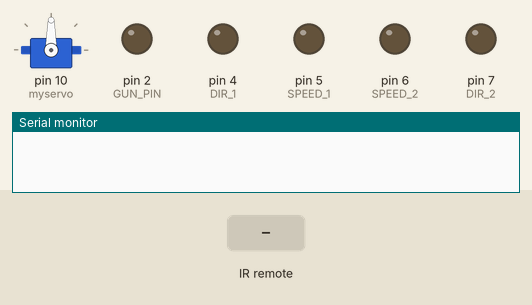
Bench run of a sketch on a simulated Arduino Uno, built with avr-gcc and run on an emulated ATmega328P. Parts: servo, output pins drawn as LEDs (lit = HIGH), the last lines printed to the serial monitor. The inputs (shaded band) are chosen by the test bench.

Above: at 1.2 s.
1.3 s: infrared code 0xBF40FF00 received
At 4.0 s:
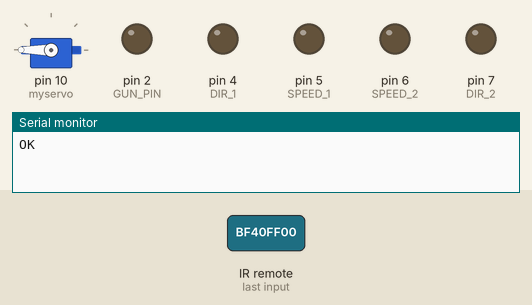
4.3 s: infrared code 0xB946FF00 received
At 5.3 s:
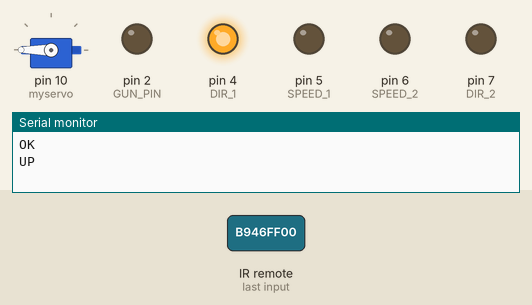
6.0 s: infrared code 0xEA15FF00 received
At 6.7 s:
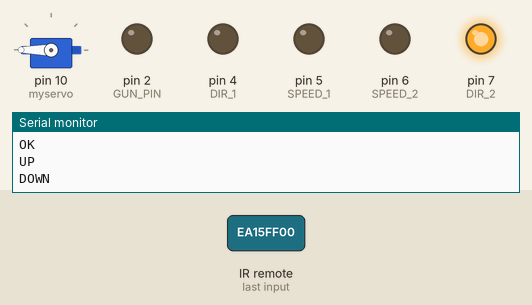
7.8 s: infrared code 0xBB44FF00 received
At 8.0 s:
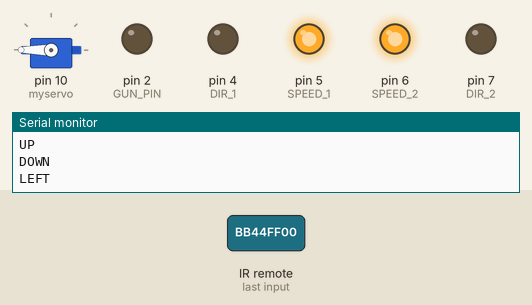
9.6 s: infrared code 0xBC43FF00 received
At 10.8 s:
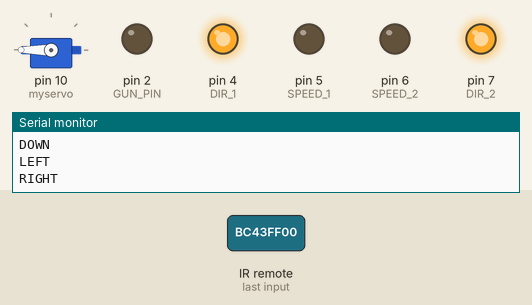
11.4 s: infrared code 0xE916FF00 received
At 12.0 s:
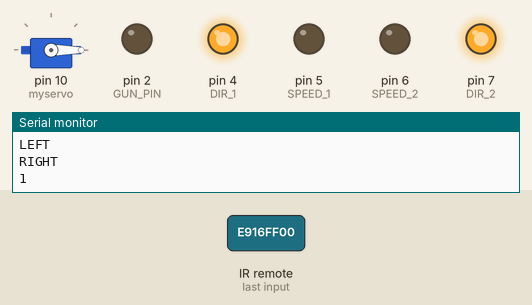
Timing chart, 0 to 14.0 s (numbered marks = the images above; inputs shaded):
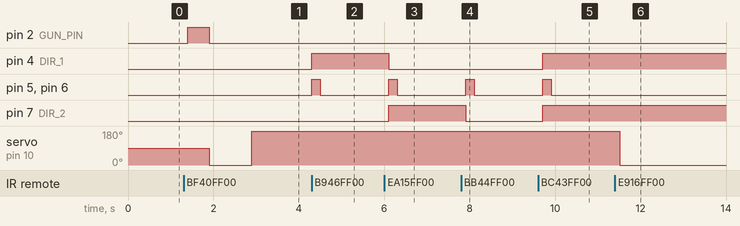

The sketch:

fabrica.ino
```cpp
#include <IRremote.hpp>
#include <Servo.h>
Servo myservo;

#define IR_RECEIVE_PIN 11        // Сигнальный вывод, подключенный к Ардуино
#define SPEED_1      5
#define DIR_1        4

#define SPEED_2      6
#define DIR_2        7

#define GUN_PIN      2

int SPEED_MAX = 255;

int curr_speed = SPEED_MAX;
auto comand_old = 0xB54AFF00;
void setup()
{
  myservo.attach(10);
  pinMode(GUN_PIN, OUTPUT);
  for (int i = 4; i < 8; i++) {
    pinMode(i, OUTPUT);
  }
  Serial.begin(9600);
  IrReceiver.begin(IR_RECEIVE_PIN, ENABLE_LED_FEEDBACK); // Инициализация приемника
}
void loop() {
  if (IrReceiver.decode()) {        // // Проверяем, пришли ли данные
      auto comand = IrReceiver.decodedIRData.decodedRawData;

      if (comand == 0x0)comand = comand_old;
      else comand_old = comand;

      switch(comand){
          case 0xB54AFF00:
            Serial.println("#");
            break;
          case 0xBD42FF00:
            Serial.println("*");
            break;
          case 0xB946FF00:
            Serial.println("UP");
            digitalWrite(DIR_1, HIGH);
            analogWrite(SPEED_1, curr_speed);
            digitalWrite(DIR_2, LOW);
            analogWrite(SPEED_2, curr_speed);
            break;
          case 0xEA15FF00:
            Serial.println("DOWN");
            digitalWrite(DIR_1, LOW);
            analogWrite(SPEED_1, curr_speed);
            digitalWrite(DIR_2, HIGH
            );
            analogWrite(SPEED_2, curr_speed);
            break;
          case 0xBB44FF00:
            Serial.println("LEFT");
            digitalWrite(DIR_1, LOW);
            analogWrite(SPEED_1, curr_speed);
            digitalWrite(DIR_2, LOW);
            analogWrite(SPEED_2, curr_speed);
            break;
          case 0xBC43FF00:
            Serial.println("RIGHT");
            digitalWrite(DIR_1, HIGH);
            analogWrite(SPEED_1, curr_speed);
            digitalWrite(DIR_2, HIGH);
            analogWrite(SPEED_2, curr_speed);
            break;
          case 0xBF40FF00:
            Serial.println("OK");
            digitalWrite(GUN_PIN, HIGH);
            delay(500);
            digitalWrite(GUN_PIN, LOW);
            myservo.write(0);
            delay(1000);
            myservo.write(180);
            delay(1000);
            break;
          case 0xE916FF00:
            Serial.println("1");
            myservo.write(0);
            break;
          case 0xF30CFF00:
            Serial.println("4");
            myservo.write(180);
            break;
          case 0xF20DFF00:
            Serial.println("3");
            digitalWrite(DIR_2, HIGH);
            analogWrite(SPEED_2, curr_speed);
            break;
          case 0xA15EFF00:
            Serial.println("6");
            digitalWrite(DIR_2, LOW);
            analogWrite(SPEED_2, curr_speed);
            break;
        }
      IrReceiver.resume(); // Включение приема следующего значения
  }
  else {
    digitalWrite(SPEED_1, LOW);
    digitalWrite(SPEED_2, LOW);
  }
  delay(200);
}
```

Measured:
- after the input at 1.3 s, pin 2 (GUN_PIN): LOW → HIGH after 0.10 s, → LOW 0.50 s later; servo on pin 10 (myservo): 90° → 0° after 0.60 s, → 180° 1.0 s later
- after the input at 4.3 s, pin 4 (DIR_1): LOW → HIGH at once; pin 5 (SPEED_1), pin 6 (SPEED_2): LOW → HIGH at once, → LOW 0.20 s later
- after the input at 6.0 s, pin 4 (DIR_1): HIGH → LOW after 0.10 s; pin 5 (SPEED_1), pin 6 (SPEED_2): LOW → HIGH after 0.10 s, → LOW 0.20 s later; pin 7 (DIR_2): LOW → HIGH after 0.10 s
- after the input at 7.8 s, pin 5 (SPEED_1), pin 6 (SPEED_2): LOW → HIGH after 0.10 s, → LOW 0.20 s later; pin 7 (DIR_2): HIGH → LOW after 0.10 s
- after the input at 9.6 s, pin 4 (DIR_1), pin 7 (DIR_2): LOW → HIGH after 0.11 s; pin 5 (SPEED_1), pin 6 (SPEED_2): LOW → HIGH after 0.11 s, → LOW 0.20 s later
- after the input at 11.4 s, servo on pin 10 (myservo): 180° → 0° after 0.11 s
